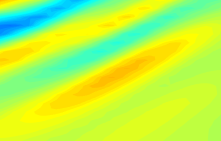
#> input picture Codes/regionprop/4010test.png, 221 x 141 px
$ python ellipse_detection.py
#> lines starting #> are read from the running program, lines starting #| are printed output that depends on the picture; after the words box and inside, x2 and y2 are one past the last pixel; in counts of white or black regions, pixels touching at a corner belong together
import cv2
import numpy as np
from matplotlib import pyplot as plt
import math
import os

img = cv2.imread("4010test.png",3)
#> img is the input picture: shape (141, 221, 3); mean B, G, R 68.4, 248.4, 185.8
img_copy = img.copy()
##Convert to greyscale
img_gray = cv2.cvtColor(img_copy,cv2.COLOR_BGR2GRAY)
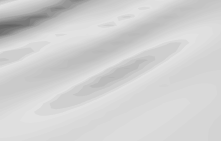
#> img_gray: shape (141, 221); min 99, max 226, mean 209.2
imgray = img_gray
ret,thresh = cv2.threshold(imgray,127,255,cv2.THRESH_BINARY)
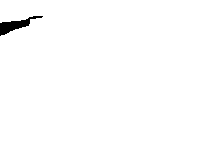
#> thresh: shape (141, 221); 99% white; 1 black region
image, contours = cv2.findContours(thresh,cv2.RETR_TREE,cv2.CHAIN_APPROX_SIMPLE)
#> image = 1 contour; box (x1, y1, x2, y2) and area: (0, 0, 221, 141) 30456; contours = [[-1, -1, -1, -1]]

for cnt in contours:
    if len(cnt)>50:
        S1 = cv2.contourArea(cnt)
        ell = cv2.fitEllipse(cnt)
        S2 = math.pi*ell[1][0]*ell[1][1]
        if (S1/S2)>0.2:
            img = cv2.ellipse(img,ell,(0,255,0),2)
            print(str(S1)+"  "+str(S2)+str(ell[0][0])+"   "+str(ell[0][1]))
#> this loop made 1 pass


##import numpy as np
##import cv2
##
### Read image
##img = cv2.imread('test20.png')
### Smooth it
##img = cv2.medianBlur(img,3)
##img_copy = img.copy()
### Convert to greyscale
##img_gray = cv2.cvtColor(img_copy,cv2.COLOR_BGR2GRAY)
### Apply Hough transform to greyscale image
##circles = cv2.HoughCircles(img_gray,cv2.HOUGH_GRADIENT,1,20,
##                     param1=60,param2=40,minRadius=0,maxRadius=0)
##circles = np.uint16(np.around(circles))
### Draw the circles
# [8 lines of commented-out code are left out]

$ run again, with Codes/regionprop/4010.png copied over Codes/regionprop/4010test.png
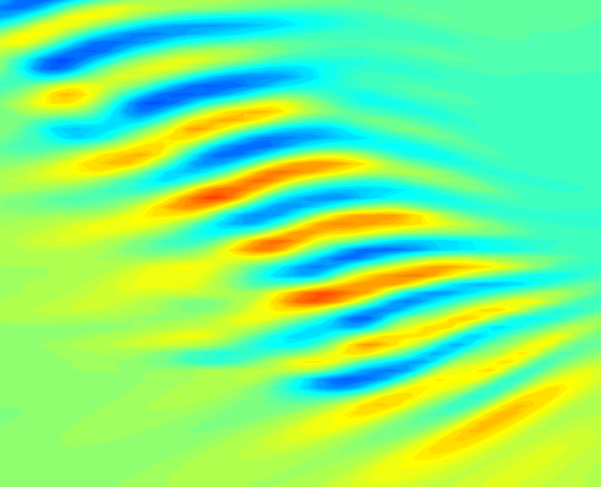
#> input picture Codes/regionprop/4010.png, 601 x 487 px
#> img is the input picture: shape (487, 601, 3); mean B, G, R 128, 243.8, 126.2
#> `img_gray = cv2.cvtColor(img_copy,cv2.COLOR_BGR2GRAY)`:
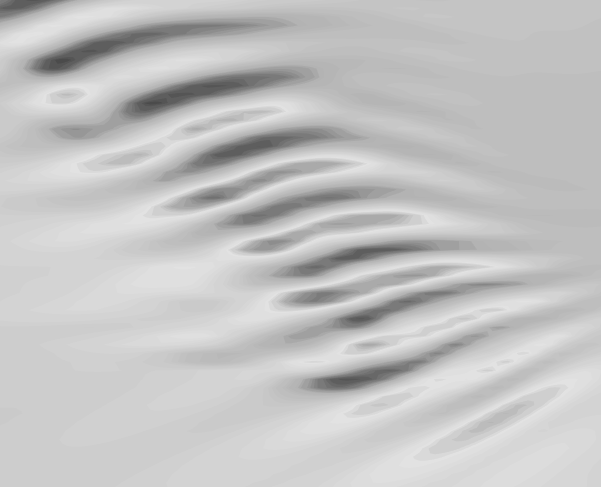
#> img_gray: shape (487, 601); min 75, max 226, mean 195.4
#> `ret,thresh = cv2.threshold(imgray,127,255,cv2.THRESH_BINARY)`:
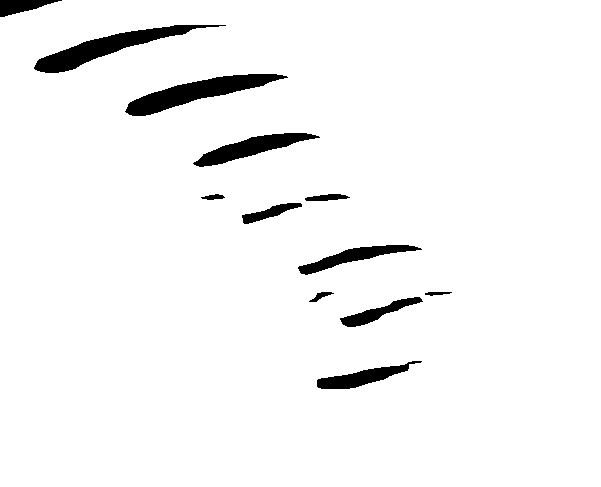
#> thresh: shape (487, 601); 96.1% white; 12 black regions
#> image = 12 contours; largest, box (x1, y1, x2, y2) and area: (0, 0, 601, 487) 291028, (124, 73, 289, 117) 2739, (33, 24, 227, 74) 2725, (192, 132, 321, 168) 1758, (297, 244, 423, 276) 1306; contours = [[-1, -1, 1, -1], [2, -1, -1, 0], [3, 1, -1, 0], [4, 2, -1, 0], [5, 3, -1, 0], [6, 4, -1, 0], [7, 5, -1, 0], [8, 6, -1, 0], [9, 7, -1, 0], [10, 8, -1, 0], [11, 9, -1, 0], [-1, 10, -1, 0]]
#> the loop `for cnt in contours:` made 1 pass
